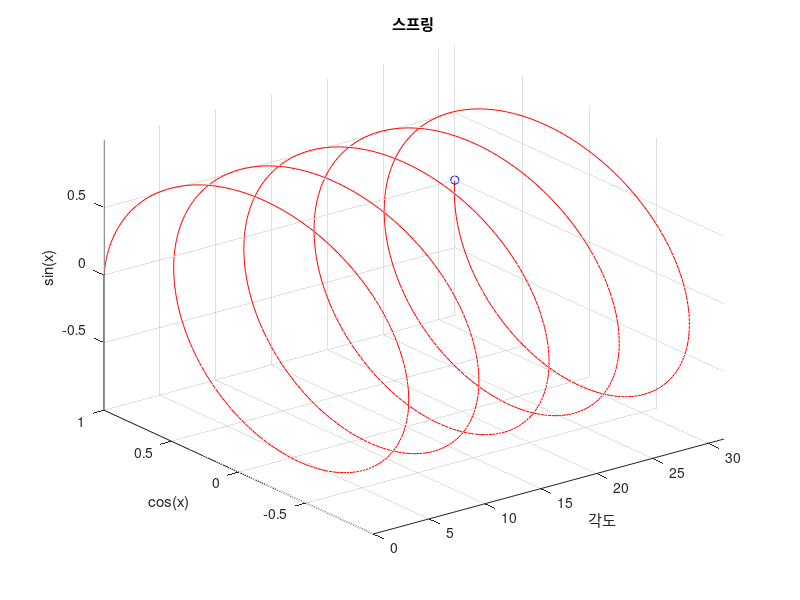
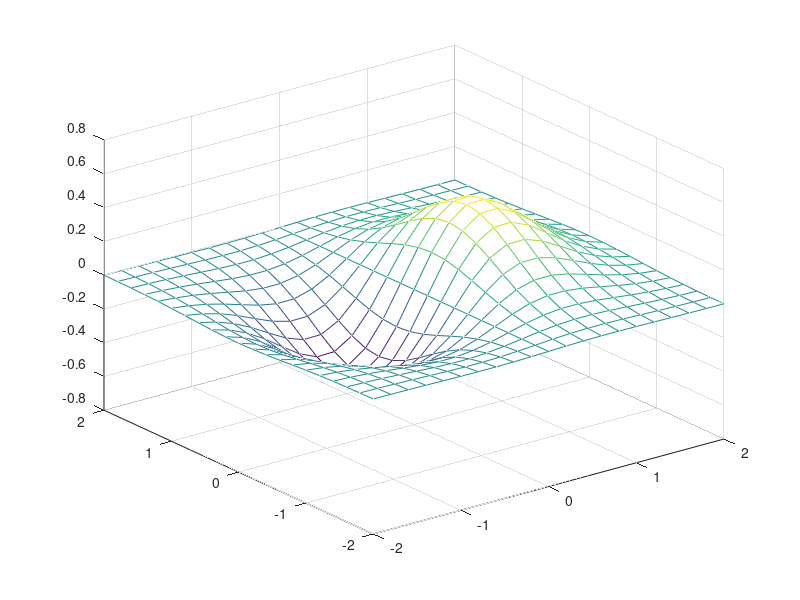
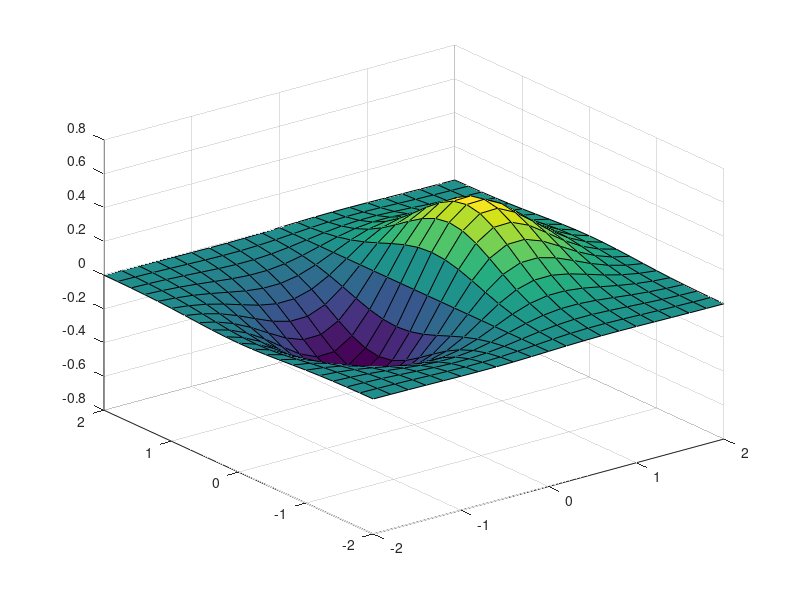
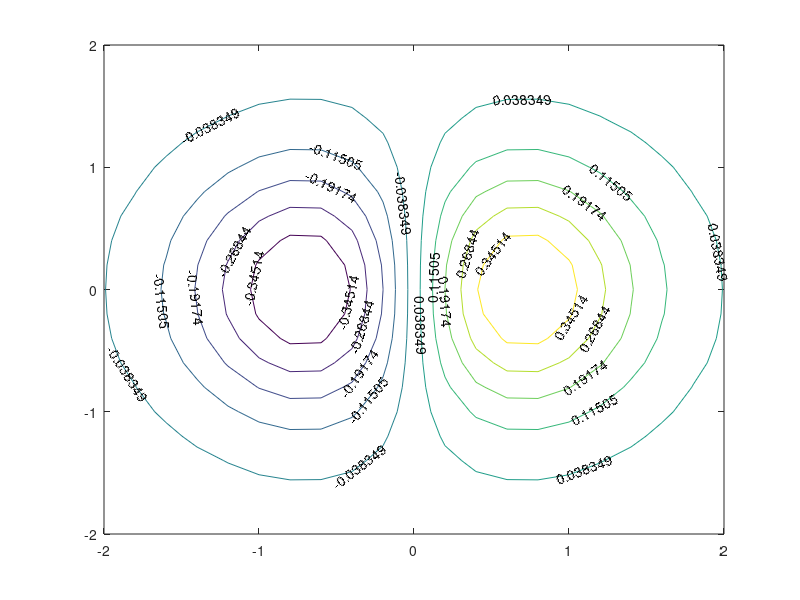

MATLAB code for these plots, in order:
%% 3차원 그래프
% 시험 내용에서는 제외

clear, clc

x = linspace(0, (10 * pi), 1000);
y = cos(x);
z = sin(x);

figure(1)
% plot3(x, y, z);
comet3(x, y, z);
    grid
    xlabel('각도'), ylabel('cos(x)'), zlabel('sin(x)')
    title('스프링')

% 3차원 mesh, surf, shading, colormap

%% 3차원 면 그래프

clear, clc

x = [-2:0.2:2];
y = [-2:0.2:2];
[X, Y] = meshgrid(x, y);
Z = X .* exp(-X.^2 -Y.^2);

figure(2)
mesh(X, Y, Z)

figure(3)
surf(X, Y, Z)

%% 3차원 등치선 그래프 (등고선과 유사)

figure(4)
h = contour(X, Y, Z)
clabel(h)

%% 의사 컬러 그래프(pseudo color plots)

%% 기타
% 작업 공간 창에서 그래프 생성 가능
% 생성된 그래프의 Figure 복사 및 저장 가능
